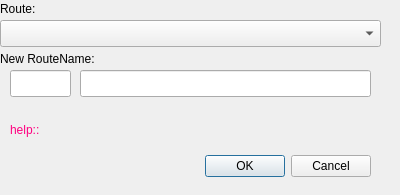
<?xml version="1.0" encoding="UTF-8"?>
<ui version="4.0">
 <class>DialogRenameRoute</class>
 <widget class="QDialog" name="DialogRenameRoute">
  <property name="geometry">
   <rect>
    <x>0</x>
    <y>0</y>
    <width>400</width>
    <height>195</height>
   </rect>
  </property>
  <property name="windowTitle">
   <string>Modify Route</string>
  </property>
  <property name="toolTip">
   <string>&lt;html&gt;&lt;head/&gt;&lt;body&gt;&lt;p&gt;Use this dialog to modify a route's properties that apply to all the route segments.&lt;/p&gt;&lt;/body&gt;&lt;/html&gt;</string>
  </property>
  <widget class="QDialogButtonBox" name="buttonBox">
   <property name="geometry">
    <rect>
     <x>190</x>
     <y>150</y>
     <width>181</width>
     <height>32</height>
    </rect>
   </property>
   <property name="orientation">
    <enum>Qt::Horizontal</enum>
   </property>
   <property name="standardButtons">
    <set>QDialogButtonBox::Cancel|QDialogButtonBox::Ok</set>
   </property>
  </widget>
  <widget class="QLabel" name="label">
   <property name="geometry">
    <rect>
     <x>0</x>
     <y>0</y>
     <width>67</width>
     <height>17</height>
    </rect>
   </property>
   <property name="text">
    <string>Route:</string>
   </property>
  </widget>
  <widget class="QComboBox" name="cbRoutes">
   <property name="geometry">
    <rect>
     <x>0</x>
     <y>20</y>
     <width>381</width>
     <height>27</height>
    </rect>
   </property>
  </widget>
  <widget class="QLabel" name="label_2">
   <property name="geometry">
    <rect>
     <x>0</x>
     <y>50</y>
     <width>131</width>
     <height>17</height>
    </rect>
   </property>
   <property name="text">
    <string>New RouteName:</string>
   </property>
  </widget>
  <widget class="QLineEdit" name="txtNewRouteNbr">
   <property name="geometry">
    <rect>
     <x>10</x>
     <y>70</y>
     <width>61</width>
     <height>27</height>
    </rect>
   </property>
   <property name="toolTip">
    <string>&lt;html&gt;&lt;head/&gt;&lt;body&gt;&lt;p&gt;Enter an existing route number, e.g. '20' or 'M1'. Enter a range, eg. '200,299' to create a new numeric number in that range.&lt;/p&gt;&lt;/body&gt;&lt;/html&gt;</string>
   </property>
   <property name="maxLength">
    <number>8</number>
   </property>
  </widget>
  <widget class="QLineEdit" name="txtNewRouteName">
   <property name="geometry">
    <rect>
     <x>80</x>
     <y>70</y>
     <width>291</width>
     <height>27</height>
    </rect>
   </property>
   <property name="maxLength">
    <number>100</number>
   </property>
  </widget>
  <widget class="QLabel" name="lblHelp">
   <property name="geometry">
    <rect>
     <x>10</x>
     <y>120</y>
     <width>351</width>
     <height>20</height>
    </rect>
   </property>
   <property name="palette">
    <palette>
     <active>
      <colorrole role="WindowText">
       <brush brushstyle="SolidPattern">
        <color alpha="255">
         <red>255</red>
         <green>0</green>
         <blue>127</blue>
        </color>
       </brush>
      </colorrole>
     </active>
     <inactive>
      <colorrole role="WindowText">
       <brush brushstyle="SolidPattern">
        <color alpha="255">
         <red>255</red>
         <green>0</green>
         <blue>127</blue>
        </color>
       </brush>
      </colorrole>
     </inactive>
     <disabled>
      <colorrole role="WindowText">
       <brush brushstyle="SolidPattern">
        <color alpha="255">
         <red>159</red>
         <green>158</green>
         <blue>158</blue>
        </color>
       </brush>
      </colorrole>
     </disabled>
    </palette>
   </property>
   <property name="text">
    <string>help::</string>
   </property>
  </widget>
 </widget>
 <resources/>
 <connections>
  <connection>
   <sender>buttonBox</sender>
   <signal>accepted()</signal>
   <receiver>DialogRenameRoute</receiver>
   <slot>accept()</slot>
   <hints>
    <hint type="sourcelabel">
     <x>248</x>
     <y>254</y>
    </hint>
    <hint type="destinationlabel">
     <x>157</x>
     <y>274</y>
    </hint>
   </hints>
  </connection>
  <connection>
   <sender>buttonBox</sender>
   <signal>rejected()</signal>
   <receiver>DialogRenameRoute</receiver>
   <slot>reject()</slot>
   <hints>
    <hint type="sourcelabel">
     <x>316</x>
     <y>260</y>
    </hint>
    <hint type="destinationlabel">
     <x>286</x>
     <y>274</y>
    </hint>
   </hints>
  </connection>
 </connections>
</ui>
